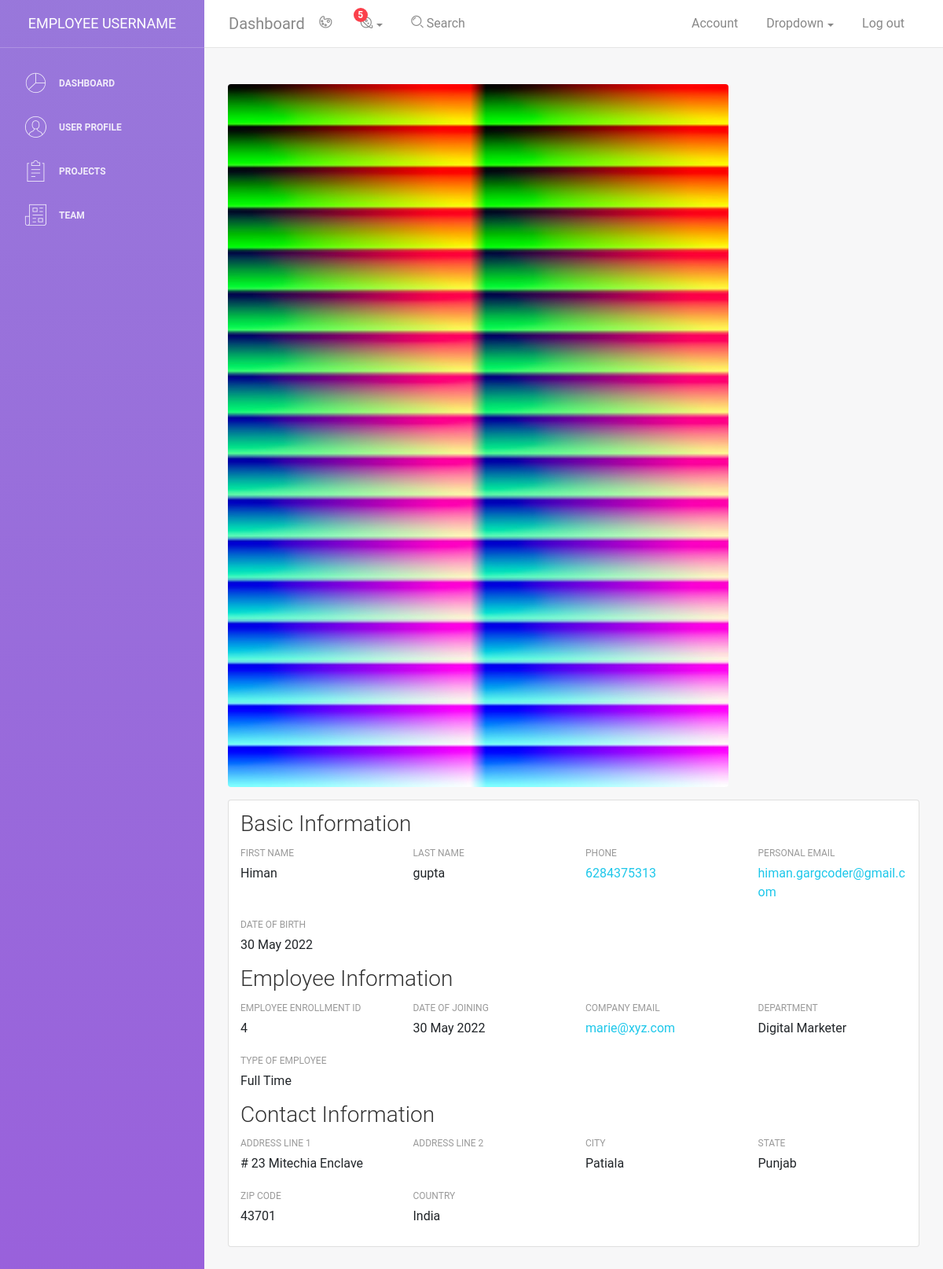
The page /employee/profile/4 on the database its author committed.
### staff/models.py (models this page shows, shortened)
class Employee(AbstractUser):
    email = models.EmailField(unique=True)
    username = None
    employee_id = models.IntegerField(unique=True, default=0)
    image = models.ImageField(upload_to="profile", null=True)
    USERNAME_FIELD = 'email'
    REQUIRED_FIELDS = []
    date_joined = models.DateTimeField(default=timezone.now)
    phone_regex = RegexValidator( regex = r'^\d{10}$',message = "phone number should exactly be in 10 digits")
    phone = models.CharField(max_length=255, validators=[phone_regex], blank = True, null=True)  # you can set it unique = True
    department =  models.ForeignKey(Department, blank=True , default = None , null = True , on_delete=models.SET_NULL) #(choices=department_choices, default=0)
    credit_score = models.IntegerField(validators=[MinValueValidator(0),
                                  MaxValueValidator(100)] , default=0)
    address = models.ForeignKey(Address, on_delete=models.SET_NULL, null=True)
    team = models.ForeignKey('Team', blank=True , null=True, on_delete=models.SET_NULL)
    objects = CustomUserManager()

class Department(models.Model):
    name = models.CharField(max_length=30)

class Address(models.Model):
    address_line1 = models.CharField(_("address"), max_length=128)
    address_line2 = models.CharField(_("address2"), max_length=128, blank=True)
    city = models.CharField(_("city"), max_length=64, default="Zanesville")
    state = models.CharField(max_length=100, null=True)
    country = models.CharField("Country", max_length=50, null=True)
    zip_code = models.CharField(_("zip code"), max_length=7, default="43701")

### staff/views.py (the view)
# urls.py: path('profile/<int:id>', views.employee_detail, name='profile'),
def employee_detail(request, id):
    employee = Employee.objects.get(id = id)
    print(employee.image.url)
    context = {
        "employee":employee
    }
    return render(request , 'staff/employee_detail.html', context)

### staff/templates/staff/employee_detail.html (shortened to what this page needs)
{% extends "base.html" %}
{% block body %}
<div class="tab-content">
    <div role="tabpanel" class="tab-pane active" id="about">
        <img class="rounded rounded-circle my-3 d-block user" src="{{ employee.image.url }}" alt="{{ employee.first_name }}" />
        <div class="card pmd-card">
            <div class="card-body">
                <div class="details-tab">
                    <div class="d-flex flex-row align-items-center mb-2">
                        <h3 class="card-title media-body">Basic Information</h3>
                    </div>
                    <div class="row view-basic-card">
                            <div class="col-12 col-md-6 col-lg-3">
                                <label class="pmd-list-subtitle">First Name</label>
                                <p class="pmd-list-title">{{ employee.first_name }}</p>
                            </div>
                            <div class="col-12 col-md-6 col-lg-3">
                                <label class="pmd-list-subtitle">Last Name</label>
                                <p class="pmd-list-title">{{ employee.last_name }}</p>
                            </div>
                            <div class="col-12 col-md-6 col-lg-3">
                                <label class="pmd-list-subtitle">Phone</label>
                                <p class="pmd-list-title"><a href="tel:+91 98250 98250" title="+91 98250 98250">{{ employee.phone }}</a></p>
                            </div>
                            <div class="col-12 col-md-6 col-lg-3">
                                <label class="pmd-list-subtitle">Personal Email</label>
                                <p class="pmd-list-title"><a href="mailto:{{ employee.email }}" title="marie@xyz.com">{{ employee.email }}</a></p>
                            </div>
                            <div class="col-12 col-md-6 col-lg-3">
                                <label class="pmd-list-subtitle">Date of Birth</label>
                                <p class="pmd-list-title">{{ employee.date_joined|date:"d M Y" }}</p>
                            </div>
                        </div>
                </div>
                <div class="details-tab">
                    <div class="d-flex flex-row align-items-center mb-2">
                        <h3 class="card-title media-body">Employee Information</h3>
                    </div>
                    <div class="row view-employee-card">
                            <div class="col-12 col-md-6 col-lg-3">
                                <label class="pmd-list-subtitle">Employee Enrollment ID</label>
                                <p class="pmd-list-title">{{ employee.id }}</p>
                            </div>
                            <div class="col-12 col-md-6 col-lg-3">
                                <label class="pmd-list-subtitle">Date of Joining</label>
                                <p class="pmd-list-title">{{ employee.date_joined|date:"d M Y" }}</p>
                            </div>
                            <div class="col-12 col-md-6 col-lg-3">
                                <label class="pmd-list-subtitle">Company Email</label>
                                <p class="pmd-list-title"><a href="mailto:marie@xyz.com" title="marie@xyz.com">marie@xyz.com</a></p>
                            </div>
                            <div class="col-12 col-md-6 col-lg-3">
                                <label class="pmd-list-subtitle">Department</label>
                                <p class="pmd-list-title">{{ employee.department.name }}</p>
                            </div>
                            <div class="col-12 col-md-6 col-lg-3">
                                <label class="pmd-list-subtitle">Type of Employee</label>
                                <p class="pmd-list-title">Full Time</p>
                            </div>
                        </div>
                </div>
                <div class="details-tab">
                    <div class="d-flex flex-row align-items-center mb-2">
                        <h3 class="card-title media-body">Contact Information</h3>
                    </div>
                    <div class="row view-contact-card">
                        <div class="col-12 col-md-6 col-lg-3">
                            <label class="pmd-list-subtitle">Address Line 1</label>
                            <p class="pmd-list-title">{{ employee.address.address_line1 }}</p>
                        </div>
                        <div class="col-12 col-md-6 col-lg-3">
                            <label class="pmd-list-subtitle">Address Line 2</label>
                        </div>
                        <div class="col-12 col-md-6 col-lg-3">
                            <label class="pmd-list-subtitle">City</label>
                            <p class="pmd-list-title">{{ employee.address.city }}</p>
                        </div>
                        <div class="col-12 col-md-6 col-lg-3">
                            <label class="pmd-list-subtitle">State</label>
                            <p class="pmd-list-title">{{ employee.address.state }}</p>
                        </div>
                        <div class="col-12 col-md-6 col-lg-3">
                            <label class="pmd-list-subtitle">Zip Code</label>
                            <p class="pmd-list-title">{{ employee.address.zip_code }}</p>
                        </div>
                        <div class="col-12 col-md-6 col-lg-3">
                            <label class="pmd-list-subtitle">Country</label>
                            <p class="pmd-list-title">{{ employee.address.country }}</p>
                        </div>
                    </div>
                </div>
            </div>
        </div>
    </div>
</div>
{% endblock body %}

### rows shown on the page
Employee: image (picture), first_name "Himan", last_name "gupta", phone "6284375313", email "himan.gargcoder@gmail.com", date_joined "30 May 2022", id "4", department.name "Digital Marketer", address.address_line1 "# 23 Mitechia Enclave", address.city "Patiala", address.state "Punjab", address.zip_code "43701", address.country "India"
